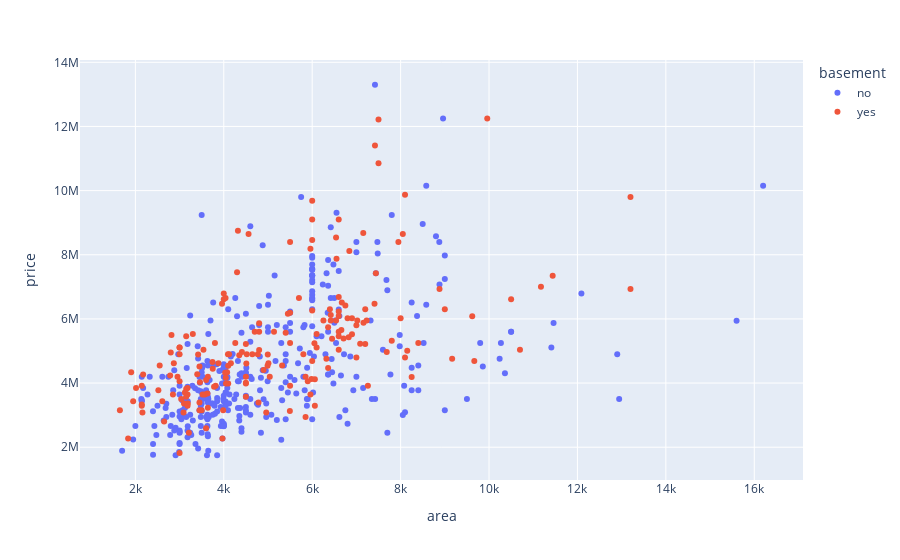

Write notebook code for a chart like this one.
### Code cell
fig.show()

### Figure 1 — Plotly figure (JSON) as saved in the notebook; plotly's stock layout.template omitted (floating-point values rounded to 4 significant figures; data arrays with more than 128 entries replaced by an {"elided": "..."} marker saying what was removed)
{"data": [{"hovertemplate": "basement=no<br>area=%{x}<br>price=%{y}<extra></extra>", "legendgroup": "no", "marker": {"color": "#636efa", "symbol": "circle"}, "mode": "markers", "name": "no", "orientation": "v", "showlegend": true, "type": "scatter", "x": {"elided": "354 int values"}, "xaxis": "x", "y": {"elided": "354 int values"}, "yaxis": "y"}, {"hovertemplate": "basement=yes<br>area=%{x}<br>price=%{y}<extra></extra>", "legendgroup": "yes", "marker": {"color": "#EF553B", "symbol": "circle"}, "mode": "markers", "name": "yes", "orientation": "v", "showlegend": true, "type": "scatter", "x": {"elided": "191 int values"}, "xaxis": "x", "y": {"elided": "191 int values"}, "yaxis": "y"}], "layout": {"legend": {"title": {"text": "basement"}, "tracegroupgap": 0}, "margin": {"t": 60}, "xaxis": {"anchor": "y", "domain": [0, 1], "title": {"text": "area"}}, "yaxis": {"anchor": "x", "domain": [0, 1], "title": {"text": "price"}}}}
